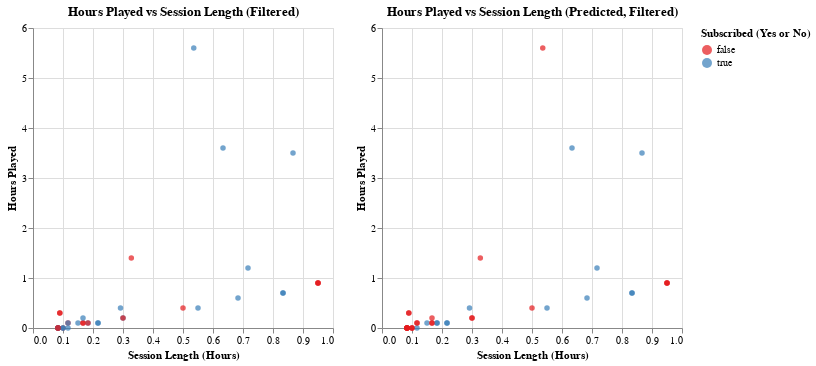

The cell this chart's notebook holds for it:
### Markdown cell above
We see from this confusion matrix that the classifier incorrectly predicted 11 subscribed observations as not subscribed and one non subscribed observation as subscribed. We are more interested in identifying observations that are subscribed, making this the positive label, and non-subscribed observations are treated as the negative label.

As a result of these predictions, the precision of the classifier when using K=2 is 94% (15/16) and the recall is 58% (15/(11+15)). Therefore, almost every observation that is predicted as subscribed is correct, and only one false positive prediction is made. However the classifier only identifies 58% of the actual positive observations and misses the remaining 42%. This means that the classifier makes a significant amount of false negatives (i.e., observations that are subscribed are incorrectly classified as not subscribed).

The lower recall could mean that the classifier is conservative when predicting the positive class (subscribed), as it avoids predicting subscribed unless it is very certain, which explains the high precision, but it fails to catch all positive (subscribed) observations. 



precision can save money but low recall could make you unpreprared for many players

### Code cell
# The data had the be filtered because there were outlying observations of very high values, making the lower value observations difficult to interpret.

filtered_data = players_sessions_test_predictions[
    (players_sessions_test_predictions["session_length_hours"] <= 1.2) &
    (players_sessions_test_predictions["played_hours"] <= 50)
]

test_plot = alt.Chart(filtered_data, title="Hours Played vs Session Length (Filtered)").mark_circle().encode(
    x=alt.X("session_length_hours", title="Session Length (Hours)"),
    y=alt.Y("played_hours", title="Hours Played"),
    color=alt.Color("subscribe", title="Subscribed (Yes or No)"),
    tooltip=["session_length_hours", "played_hours"])

test_predicted_plot = alt.Chart(filtered_data, title="Hours Played vs Session Length (Predicted, Filtered)").mark_circle().encode(
    x=alt.X("session_length_hours", title="Session Length (Hours)"),
    y=alt.Y("played_hours", title="Hours Played"),
    color=alt.Color("predicted", title="Subscribed (Yes or No)", scale=alt.Scale(scheme="set1")),
    tooltip=["session_length_hours", "played_hours"])

test_plot | test_predicted_plot

### Figure 1 — Vega specification as saved in the notebook (floating-point values rounded to 4 significant figures)
{"$schema": "https://vega.github.io/schema/vega/v5.json", "data": [{"name": "source_0", "values": [{"played_hours": 0.1, "predicted": true, "session_length_hours": 0.2167, "subscribe": true}, {"played_hours": 0.3, "predicted": false, "session_length_hours": 0.08939, "subscribe": false}, {"played_hours": 0.0, "predicted": false, "session_length_hours": 0.1, "subscribe": false}, {"played_hours": 0.9, "predicted": false, "session_length_hours": 0.95, "subscribe": false}, {"played_hours": 0.1, "predicted": true, "session_length_hours": 0.15, "subscribe": true}, {"played_hours": 0.0, "predicted": false, "session_length_hours": 0.08333, "subscribe": true}, {"played_hours": 0.0, "predicted": false, "session_length_hours": 0.1, "subscribe": true}, {"played_hours": 0.1, "predicted": false, "session_length_hours": 0.1667, "subscribe": false}, {"played_hours": 0.1, "predicted": false, "session_length_hours": 0.1167, "subscribe": false}, {"played_hours": 0.4, "predicted": true, "session_length_hours": 0.2917, "subscribe": true}, {"played_hours": 0.0, "predicted": false, "session_length_hours": 0.08333, "subscribe": false}, {"played_hours": 3.5, "predicted": true, "session_length_hours": 0.8667, "subscribe": true}, {"played_hours": 0.6, "predicted": true, "session_length_hours": 0.6833, "subscribe": true}, {"played_hours": 1.4, "predicted": false, "session_length_hours": 0.3278, "subscribe": false}, {"played_hours": 0.3, "predicted": false, "session_length_hours": 0.08939, "subscribe": false}, {"played_hours": 0.0, "predicted": false, "session_length_hours": 0.08333, "subscribe": false}, {"played_hours": 0.0, "predicted": true, "session_length_hours": 0.1167, "subscribe": true}, {"played_hours": 0.9, "predicted": false, "session_length_hours": 0.95, "subscribe": false}, {"played_hours": 0.4, "predicted": false, "session_length_hours": 0.5, "subscribe": false}, {"played_hours": 0.2, "predicted": false, "session_length_hours": 0.3, "subscribe": true}, {"played_hours": 5.6, "predicted": false, "session_length_hours": 0.5359, "subscribe": true}, {"played_hours": 3.6, "predicted": true, "session_length_hours": 0.6333, "subscribe": true}, {"played_hours": 0.0, "predicted": false, "session_length_hours": 0.08333, "subscribe": false}, {"played_hours": 0.1, "predicted": false, "session_length_hours": 0.1167, "subscribe": true}, {"played_hours": 0.7, "predicted": true, "session_length_hours": 0.8333, "subscribe": true}, {"played_hours": 0.4, "predicted": true, "session_length_hours": 0.55, "subscribe": true}, {"played_hours": 0.9, "predicted": false, "session_length_hours": 0.95, "subscribe": false}, {"played_hours": 0.1, "predicted": true, "session_length_hours": 0.1833, "subscribe": true}, {"played_hours": 0.0, "predicted": false, "session_length_hours": 0.08333, "subscribe": false}, {"played_hours": 0.1, "predicted": true, "session_length_hours": 0.1833, "subscribe": false}, {"played_hours": 1.2, "predicted": true, "session_length_hours": 0.7167, "subscribe": true}, {"played_hours": 0.0, "predicted": false, "session_length_hours": 0.08333, "subscribe": true}, {"played_hours": 0.1, "predicted": false, "session_length_hours": 0.1667, "subscribe": false}, {"played_hours": 0.1, "predicted": true, "session_length_hours": 0.2167, "subscribe": true}, {"played_hours": 0.0, "predicted": false, "session_length_hours": 0.1, "subscribe": true}, {"played_hours": 0.7, "predicted": true, "session_length_hours": 0.8333, "subscribe": true}, {"played_hours": 0.2, "predicted": false, "session_length_hours": 0.1667, "subscribe": true}, {"played_hours": 0.2, "predicted": false, "session_length_hours": 0.3, "subscribe": false}, {"played_hours": 0.0, "predicted": false, "session_length_hours": 0.08333, "subscribe": false}]}, {"name": "source_0_concat_0_x_domain_session_length_hours", "values": [{"min": 0.08333, "max": 0.95}]}, {"name": "source_0_concat_0_y_domain_played_hours", "values": [{"min": 0.0, "max": 5.6}]}, {"name": "source_0_concat_1_x_domain_session_length_hours", "values": [{"min": 0.08333, "max": 0.95}]}, {"name": "source_0_concat_1_y_domain_played_hours", "values": [{"min": 0.0, "max": 5.6}]}], "signals": [{"name": "childWidth", "value": 300}], "marks": [{"type": "group", "name": "concat_0_group", "encode": {"update": {"height": {"signal": "height"}, "width": {"signal": "childWidth"}}}, "marks": [{"type": "symbol", "name": "concat_0_marks", "from": {"data": "source_0"}, "encode": {"update": {"opacity": {"value": 0.7}, "y": {"field": "played_hours", "scale": "concat_0_y"}, "fill": {"field": "subscribe", "scale": "color"}, "x": {"field": "session_length_hours", "scale": "concat_0_x"}, "tooltip": {"signal": "{\"session_length_hours\": format(datum[\"session_length_hours\"], \"\"), \"played_hours\": format(datum[\"played_hours\"], \"\")}"}, "shape": {"value": "circle"}}}, "style": ["circle"]}], "axes": [{"scale": "concat_0_x", "zindex": 0, "orient": "bottom", "grid": true, "gridScale": "concat_0_y", "tickCount": {"signal": "ceil(childWidth/40)"}, "maxExtent": 0, "labels": false, "aria": false, "minExtent": 0, "domain": false, "ticks": false}, {"scale": "concat_0_y", "gridScale": "concat_0_x", "minExtent": 0, "grid": true, "domain": false, "labels": false, "maxExtent": 0, "ticks": false, "zindex": 0, "orient": "left", "aria": false, "tickCount": {"signal": "ceil(height/40)"}}, {"scale": "concat_0_x", "grid": false, "labelOverlap": true, "tickCount": {"signal": "ceil(childWidth/40)"}, "zindex": 0, "labelFlush": true, "orient": "bottom", "title": "Session Length (Hours)"}, {"scale": "concat_0_y", "orient": "left", "title": "Hours Played", "zindex": 0, "grid": false, "labelOverlap": true, "tickCount": {"signal": "ceil(height/40)"}}], "title": {"text": "Hours Played vs Session Length (Filtered)", "frame": "group"}, "style": "cell"}, {"type": "group", "name": "concat_1_group", "encode": {"update": {"height": {"signal": "height"}, "width": {"signal": "childWidth"}}}, "marks": [{"type": "symbol", "name": "concat_1_marks", "from": {"data": "source_0"}, "encode": {"update": {"shape": {"value": "circle"}, "x": {"field": "session_length_hours", "scale": "concat_1_x"}, "y": {"field": "played_hours", "scale": "concat_1_y"}, "tooltip": {"signal": "{\"session_length_hours\": format(datum[\"session_length_hours\"], \"\"), \"played_hours\": format(datum[\"played_hours\"], \"\")}"}, "opacity": {"value": 0.7}, "fill": {"field": "predicted", "scale": "color"}}}, "style": ["circle"]}], "axes": [{"scale": "concat_1_x", "grid": true, "labels": false, "aria": false, "gridScale": "concat_1_y", "zindex": 0, "orient": "bottom", "tickCount": {"signal": "ceil(childWidth/40)"}, "ticks": false, "maxExtent": 0, "minExtent": 0, "domain": false}, {"scale": "concat_1_y", "grid": true, "gridScale": "concat_1_x", "labels": false, "ticks": false, "tickCount": {"signal": "ceil(height/40)"}, "domain": false, "zindex": 0, "aria": false, "minExtent": 0, "orient": "left", "maxExtent": 0}, {"scale": "concat_1_x", "zindex": 0, "grid": false, "orient": "bottom", "labelFlush": true, "title": "Session Length (Hours)", "labelOverlap": true, "tickCount": {"signal": "ceil(childWidth/40)"}}, {"scale": "concat_1_y", "zindex": 0, "title": "Hours Played", "labelOverlap": true, "orient": "left", "grid": false, "tickCount": {"signal": "ceil(height/40)"}}], "title": {"text": "Hours Played vs Session Length (Predicted, Filtered)", "frame": "group"}, "style": "cell"}], "scales": [{"name": "color", "type": "ordinal", "domain": {"data": "source_0", "fields": ["subscribe", "predicted"], "sort": true}, "range": {"scheme": "set1"}}, {"name": "concat_0_x", "type": "linear", "domain": [{"signal": "(data(\"source_0_concat_0_x_domain_session_length_hours\")[0] || {}).min"}, {"signal": "(data(\"source_0_concat_0_x_domain_session_length_hours\")[0] || {}).max"}], "range": [0, {"signal": "childWidth"}], "zero": true, "nice": true}, {"name": "concat_0_y", "type": "linear", "domain": [{"signal": "(data(\"source_0_concat_0_y_domain_played_hours\")[0] || {}).min"}, {"signal": "(data(\"source_0_concat_0_y_domain_played_hours\")[0] || {}).max"}], "range": [{"signal": "height"}, 0], "nice": true, "zero": true}, {"name": "concat_1_x", "type": "linear", "domain": [{"signal": "(data(\"source_0_concat_1_x_domain_session_length_hours\")[0] || {}).min"}, {"signal": "(data(\"source_0_concat_1_x_domain_session_length_hours\")[0] || {}).max"}], "range": [0, {"signal": "childWidth"}], "nice": true, "zero": true}, {"name": "concat_1_y", "type": "linear", "domain": [{"signal": "(data(\"source_0_concat_1_y_domain_played_hours\")[0] || {}).min"}, {"signal": "(data(\"source_0_concat_1_y_domain_played_hours\")[0] || {}).max"}], "range": [{"signal": "height"}, 0], "zero": true, "nice": true}], "height": 300, "layout": {"padding": 20, "bounds": "full", "align": "each"}, "legends": [{"title": "Subscribed (Yes or No)", "fill": "color", "symbolType": "circle", "encode": {"symbols": {"update": {"opacity": {"value": 0.7}}}}}], "padding": 5, "background": "white"}
